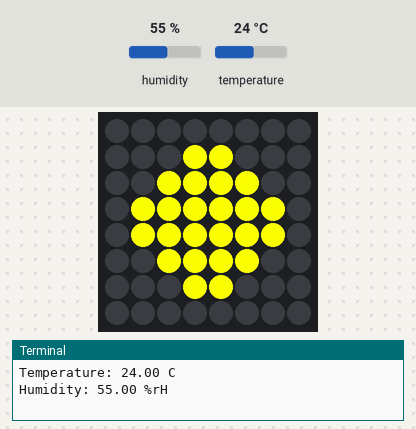
Simulated run of this program. Board: Raspberry Pi (BCM pin numbers) with a Sense HAT. Shown: the Sense HAT's 8×8 RGB LED matrix, the last lines printed to the terminal. Inputs (shaded band) come from the test bench; at power-on: humidity 55 %, temperature 24 °C.

Above: at 1.6 s.
1.7 s: humidity set to 88 %
At 3.2 s:
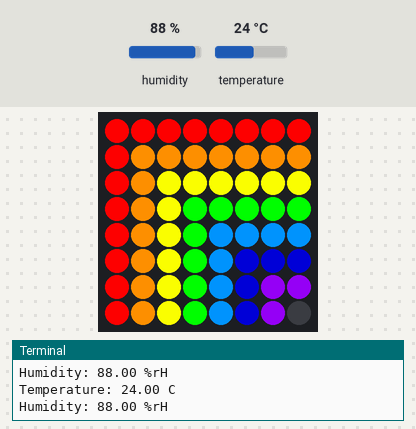
3.5 s: humidity set to 22 %
At 5.1 s:
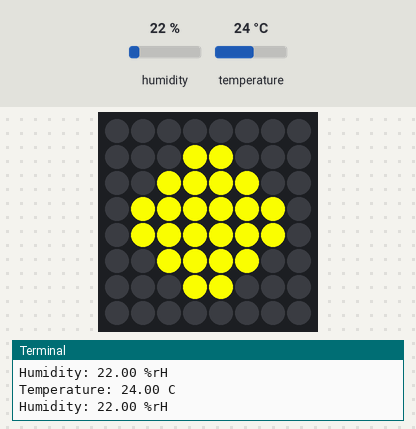
5.5 s: humidity set to 81 %
At 6.9 s:
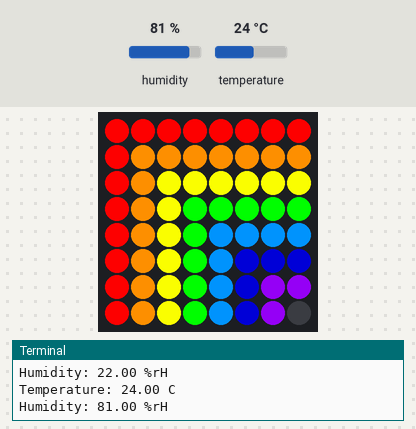
Timing chart, 0 to 8.5 s (numbered marks = the images above; inputs shaded):
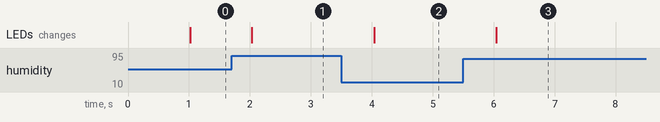

Measured:
- after the input at 1.7 s, the LEDs: change after 0.33 s (image 1)
- after the input at 3.5 s, the LEDs: change after 0.54 s (image 2)
- after the input at 5.5 s, the LEDs: change after 0.55 s (image 3)

The program:

Tisler_p1.py
```python
from sense_hat import SenseHat
import time

# create an object from sensehat class
sense = SenseHat()

# good idea to clear your pi
sense.clear()

# set colors
R=[255, 0, 0]
O=[255,140,0]
Y=[255,255,0]
G=[0,255,0]
B=[30,144,255]
I=[0, 0, 139]
V=[138,43,226]
X=[0,0,0]
W=[255,255,255]

# Hard coded values for testing
# temp = 30
# temp = -10
# temp = 18
# humidity = 82
# humidity = 60
# humidity = 100

# Read temp and humidity CONTINUOUSLY
while True:
    # wait 1 second between each display!
    time.sleep(1)
    temp = sense.get_temperature()
    print("Temperature: %.2f C" % temp)

    humidity = sense.get_humidity()
    print("Humidity: %.2f %%rH" % humidity)

# Display a rainbow when temp ^ 20degC, humidity ^ 80%
    if (temp>20 and humidity>80):
        rainbow=[
            R,R,R,R,R,R,R,R,
            R,O,O,O,O,O,O,O,
            R,O,Y,Y,Y,Y,Y,Y,
            R,O,Y,G,G,G,G,G,
            R,O,Y,G,B,B,B,B,
            R,O,Y,G,B,I,I,I,
            R,O,Y,G,B,I,V,V,
            R,O,Y,G,B,I,V,X
        ]
        sense.set_pixels(rainbow)

# Display a sun when temp^20C and humidity below 80%
    elif(temp>20 and humidity<80):
        sun=[
            X,X,X,X,X,X,X,X,
            X,X,X,Y,Y,X,X,X,
            X,X,Y,Y,Y,Y,X,X,
            X,Y,Y,Y,Y,Y,Y,X,
            X,Y,Y,Y,Y,Y,Y,X,
            X,X,Y,Y,Y,Y,X,X,
            X,X,X,Y,Y,X,X,X,
            X,X,X,X,X,X,X,X
        ]
        sense.set_pixels(sun)

# Display snow when temp below 0C and humidity ^ 80%
    elif (temp<0 and humidity>80):
        snow1=[
            W,X,W,X,W,X,W,X,
            X,W,X,W,X,W,X,W,
            W,X,W,X,W,X,W,X,
            X,W,X,W,X,W,X,W,
            W,X,W,X,W,X,W,X,
            X,W,X,W,X,W,X,W,
            W,X,W,X,W,X,W,X,
            X,W,X,W,X,W,X,W
        ]

        snow2=[
            X,W,X,W,X,W,X,W,
            W,X,W,X,W,X,W,X,
            X,W,X,W,X,W,X,W,
            W,X,W,X,W,X,W,X,
            X,W,X,W,X,W,X,W,
            W,X,W,X,W,X,W,X,
            X,W,X,W,X,W,X,W,
            W,X,W,X,W,X,W,X
        ]
        sense.set_pixels(snow1)
        time.sleep(1)
        sense.set_pixels(snow2)

# Display Rain when temp^0C and humidity=100%
    elif (temp>0 and humidity==100):
        rain1=[
            B,X,B,X,B,X,B,X,
            X,B,X,B,X,B,X,B,
            B,X,B,X,B,X,B,X,
            X,B,X,B,X,B,X,B,
            B,X,B,X,B,X,B,X,
            X,B,X,B,X,B,X,B,
            B,X,B,X,B,X,B,X,
            X,B,X,B,X,B,X,B
        ]

        rain2=[
            X,B,X,B,X,B,X,B,
            B,X,B,X,B,X,B,X,
            X,B,X,B,X,B,X,B,
            B,X,B,X,B,X,B,X,
            X,B,X,B,X,B,X,B,
            B,X,B,X,B,X,B,X,
            X,B,X,B,X,B,X,B,
            B,X,B,X,B,X,B,X
        ]
        sense.set_pixels(rain1)
        time.sleep(1)
        sense.set_pixels(rain2)

# Display nothing if none of the requirements are met
    else :
        sense.clear()
```
